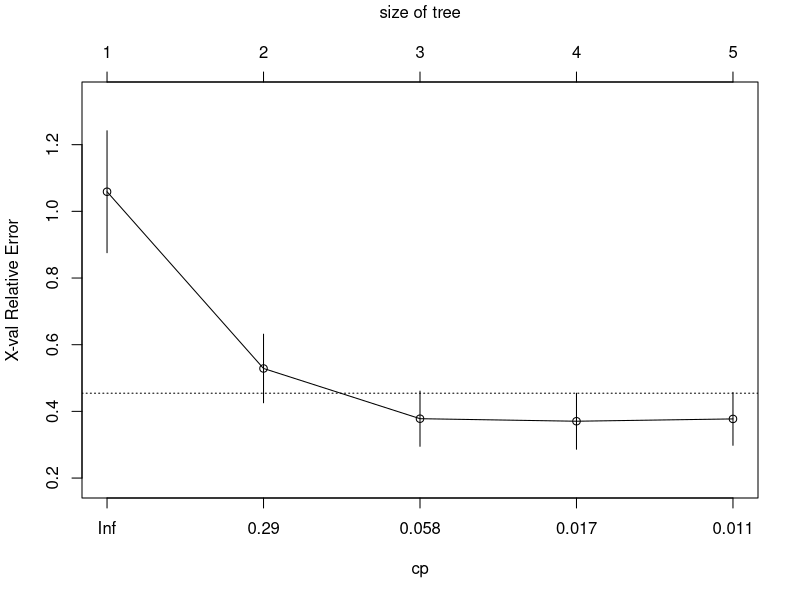
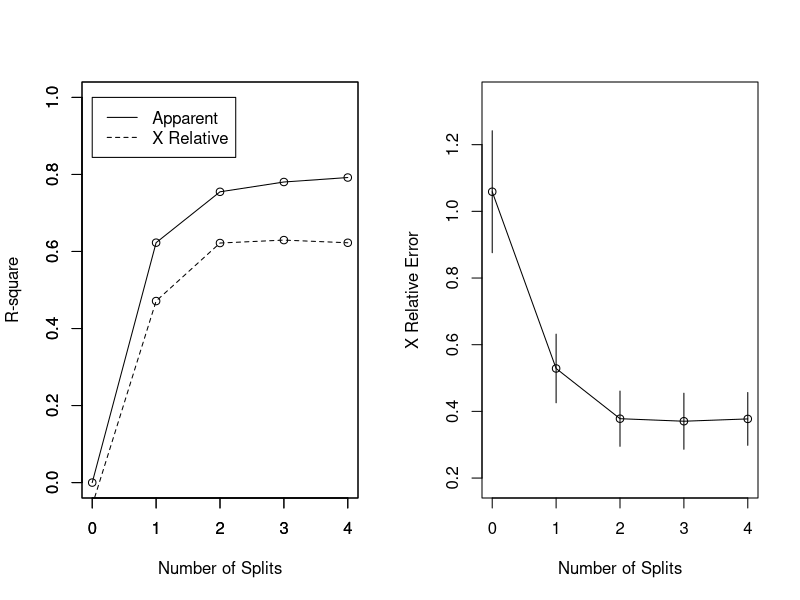
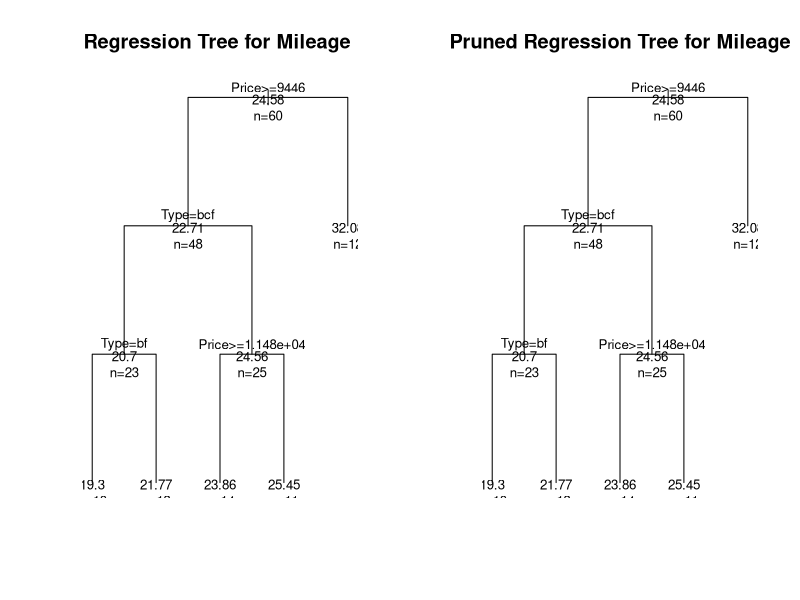

Source code (R) for these figures, in order:
## ---- chunk 1
knitr::opts_chunk$set(echo = TRUE)
## ---- chunk 2
library(rpart)
summary(cu.summary)
## ---- chunk 3
fit <- rpart(Mileage~Price + Country + Reliability + Type, 
   method="anova", data=cu.summary)
printcp(fit)
plotcp(fit)
summary(fit)
## ---- chunk 4
par(mfrow=c(1,2)) # two plots on one page 
rsq.rpart(fit) # visualize cross-validation results  
## ---- chunk 5
plot(fit, uniform=TRUE, 
  	main="Regression Tree for Mileage ")
text(fit, use.n=TRUE, all=TRUE, cex=.8)
## ---- chunk 6
# prune the tree 
pfit<- prune(fit, cp=0.01160389) # from cptable   

# plot the pruned tree 
plot(pfit, uniform=TRUE, 
  	main="Pruned Regression Tree for Mileage")
text(pfit, use.n=TRUE, all=TRUE, cex=.8)
